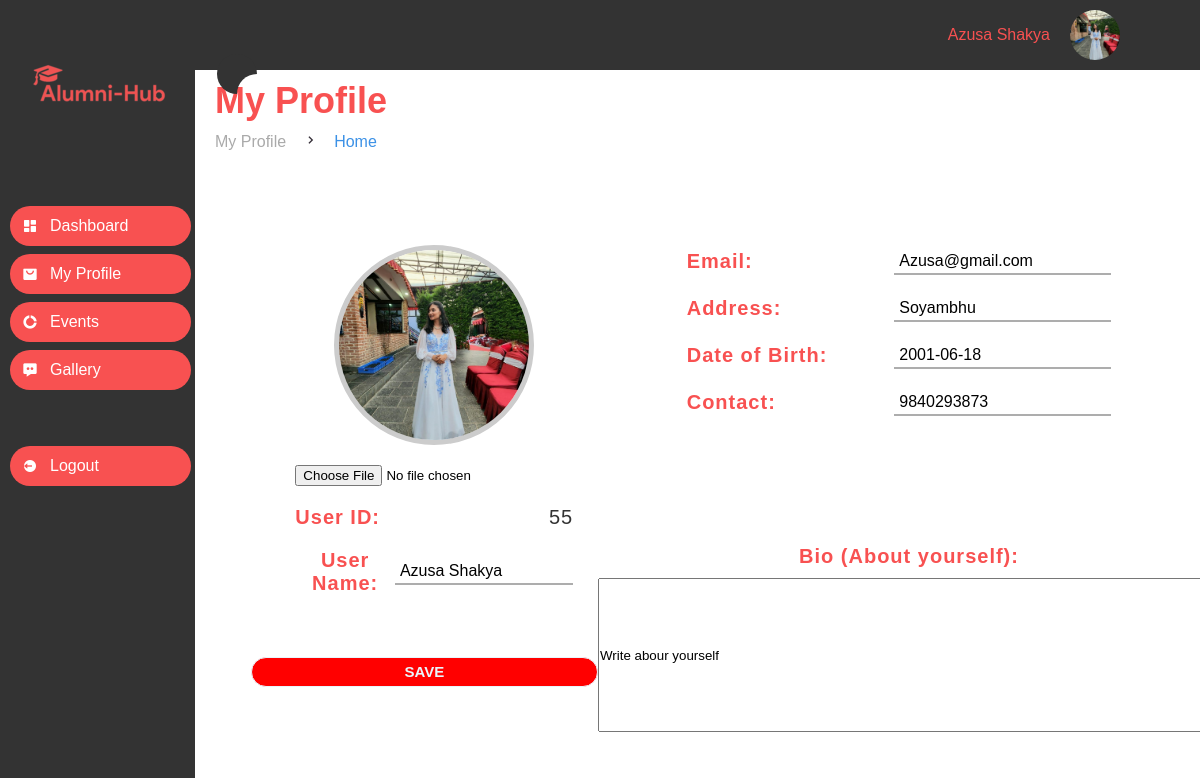
The app's page /DB_Alumni/update_profile.php?std_id=25 (signed in) with its own data.
### tables this page shows
CREATE TABLE `users` (
  `user_id` int(11) NOT NULL,
  `user_name` varchar(40) NOT NULL,
  `email` varchar(40) NOT NULL,
  `password` varchar(300) NOT NULL,
  `reset_token_hash` varchar(200) DEFAULT NULL,
  `reset_token_expires_at` datetime DEFAULT NULL,
  `address` varchar(40) NOT NULL,
  `DOB` date NOT NULL,
  `phone_no` varchar(15) NOT NULL,
  `bio` varchar(500) NOT NULL DEFAULT 'Write about Yourself:',
  `image` varchar(200) NOT NULL,
  `status` varchar(20) NOT NULL DEFAULT 'pending'
);

CREATE TABLE `students` (
  `std_id` int(11) NOT NULL,
  `faculty_id` int(11) DEFAULT NULL,
  `course_id` int(11) DEFAULT NULL,
  `batch_id` int(11) DEFAULT NULL,
  `user_id` int(11) DEFAULT NULL
);

### DB_Alumni/update_profile.php (the view, shortened to what this page needs)
<?php
require_once('../DB_Alumni/dashboard_template.php');
?>
<?php
if (isset($_GET['std_id'])) {
    $std_id = $_GET['std_id'];
    $sql = "SELECT u.*, s.*, r.*, f.*, c.*, b.*
            FROM users u
            JOIN role_junction rj on rj.user_id = u.user_id
            JOIN role r on rj.role_id = r.role_id
            JOIN students s ON u.user_id = s.user_id
            JOIN faculties f ON s.faculty_id = f.faculty_id
            JOIN courses c ON s.course_id = c.course_id
            JOIN batch b ON s.batch_id = b.batch_id
            WHERE s.std_id = '$std_id'";
    $result = mysqli_query($conn, $sql);
    if (mysqli_num_rows($result) > 0) {
        while ($row = mysqli_fetch_assoc($result)) {
            $record = array(
                "user_id" => $row['user_id'],
                "std_id" => $row['std_id'],
                "role_id" => $row['role_id'],
                "faculty_id" => $row['faculty_id'],
                "course_id" => $row['course_id'],
                "batch_id" => $row['batch_id'],
                "user_name" => $row['user_name'],
                "email" => $row['email'],
                "address" => $row['address'],
                "DOB" => $row['DOB'],
                "phone_no" => $row['phone_no'],
                "bio" => $row['bio'],
                "status" => $row['status'],
                "image" => $row['image'],
                "role" => $row['role'],
                "faculty_name" => $row['faculty_name'],
                "course_name" => $row['course_name'],
                "batch_no" => $row['batch_no'],
            );
        }
    } else {
        echo "No records found!!";
        exit;
    } ?>
    <section class="right-lower">
        <main>
            <div class="head-title">
                <div class="left">
                    <h1>My Profile</h1>
                    <ul class="breadcrumb">
                        <li>
                            <a href="#">My Profile</a>
                        </li>
                        <li><i class='bx bx-chevron-right'></i></li>
                        <li>
                            <a class="active" href="../Landing_pages/index.php">Home</a>
                        </li>
                    </ul>
                </div>
            </div>
            <form action="../alumni_registration/updateAlumni.php" method="post" enctype="multipart/form-data">
                <section class="profile-main">
                    <section class="row">
                        <div class="field1">
                            <img src="<?php echo "../images/profile/" . $record['image']; ?>" alt="" class="Profile-img">
                        </div>
                        <div class="field">
                            <input type="file" id="image" name="image">
                        </div>
                        <div class="field">
                            <label>User ID:</label>
                            <span>
                                <?= $record['user_id'] ?>
                            </span>
                        </div>
                        <div class="field">
                            <label>User Name:</label>
                            <span>
                                <div class="text_p">
                                    <input type="text" name="user_name" value="<?= $record['user_name'] ?>" required />
                                </div>
                            </span>
                        </div>
                        <input type="submit" value="SAVE" class="edit-profile" />
                    </section>
                    <section class="profile-right">
                        <section class="additional-info">
                            <div class="field">
                                <label>Email:</label>
                                <span>
                                    <div class="text_p">
                                        <input type="email" name="email" value="<?= $record['email'] ?>" required />
                                    </div>
                                </span>
                            </div>
                            <div class="field">
                                <label>Address:</label>
                                <span>
                                    <div class="text_p">
                                        <input type="text" name="address" value="<?= $record['address'] ?>" required />
                                    </div>
                                </span>
                            </div>
                            <div class="field">
                                <label>Date of Birth:</label>
                                <span>
                                    <div class="text_p">
                                        <input type="text" name="DOB" value="<?= $record['DOB'] ?>" required />
                                    </div>
                                </span>
                            </div>
                            <div class="field">
                                <label>Contact:</label>
                                <span>
                                    <div class="text_p">
                                        <input type="text" name="phone_no" value="<?= $record['phone_no'] ?>" required />
                                    </div>
                                </span>
                            </div>
                        </section>
                        <section class="Bio">
                            <div class="Bio-field">
                                <label style="margin-bottom: 10px;">Bio (About yourself):</label>
                                <span>
                                    <input type="text" name="bio" value="<?= $record['bio'] ?>" class="custom-input">
                                </span>
                            </div>
                        </section>
                    </section>
                </section>
            </form>
        </main>
    </section>
    </section>
    </section>
    </div>
    </body>
    </html>
<?php } ?>

### DB_Alumni/Dashboard_template.php (shortened to what this page needs)
<!DOCTYPE html>
<html lang="en">
<head>
    <link rel="stylesheet" href="Dashboard.css">
    <link rel='stylesheet' href='https://unpkg.com/boxicons@2.0.9/css/boxicons.min.css'>
    <link rel="stylesheet" href="style.css">
</head>
<body>
    <div class="dashboard">
        <section id="sidebar">
            <div class="icon1">
                <a href="../Landing_pages/index.php"><img src="../images/newlogo.png" alt="Logo1">
                </a>
            </div>
            <ul class="side-menu top">
                <li>
                    <a href="Dashboard.php">
                        <i class='bx bxs-dashboard'></i>
                        <span class="text">Dashboard</span>
                    </a>
                </li>
                <li>
                    <a href="Dashboard_profile.php">
                        <i class='bx bxs-shopping-bag-alt'></i>
                        <span class="text">My Profile</span>
                    </a>
                </li>
                <li>
                    <a href="Dashboard_events.php">
                        <i class='bx bxs-doughnut-chart'></i>
                        <span class="text">Events</span>
                    </a>
                </li>
                <li>
                    <a href="../Landing_pages/Gallery.php">
                        <i class='bx bxs-message-dots'></i>
                        <span class="text">Gallery</span>
                    </a>
                </li>
            </ul>
            <ul class="side-menu">
                <li>
                    <a href="../logout.php" class="logout">
                        <i class='bx bxs-log-out-circle'></i>
                        <span class="text">Logout</span>
                    </a>
                </li>
            </ul>
        </section>
        <?php
        include "../connect.php";
        $userId = $_SESSION['user_id'];
        $sql = "SELECT u.*, s.*, r.*, f.*, c.*, b.*
                FROM users u
                JOIN role_junction rj on rj.user_id = u.user_id
                JOIN role r on rj.role_id = r.role_id
                JOIN students s on s.user_id = u.user_id
                JOIN faculties f on f.faculty_id = s.faculty_id
                JOIN courses c on c.course_id = s.course_id
                JOIN batch b on b.batch_id = s.batch_id
                WHERE u.user_id = '$userId'";
        $result = mysqli_query($conn, $sql);
        if ($result) {
            if (mysqli_num_rows($result) > 0) {
                $row = mysqli_fetch_assoc($result);
            } else {
                echo "No user found";
            }
        } else {
            echo "error executing sql query" . mysqli_error($conn);
        }
        ?>
        <section class="main">
            <section class="right-upper">
                <div class="right_about">
                    <div>
                        <p>
                            <?php echo $_SESSION['username']; ?>
                        </p>
                    </div>
                    <div class="profile">
                        <img src="<?php echo "../images/profile/" . $row['image']; ?>" alt="Avatar" class="avatar">
                    </div>
                </div>
            </section>
            <section class="content">

### Landing_pages/style.css (style rules this page uses)
* { margin: 0; padding: 0; box-sizing: border-box; font-family: 'poppins', sans-serif; }
body { font-family: montserrat; background: white; height: 100vh; }
input[type="submit"] { width: 100%; height: 30px; border: 1px solid; background: red; color: #e9f4fb; border-radius: 25px; font-size: 15px; font-weight: 700; cursor: pointer; transition: .3s; outline: none; }
a { text-decoration: none; }
* { scroll-behavior: smooth; }
ul { list-style: none; }
.row { display: flex; flex-wrap: wrap; justify-content: center; }

### records on screen
users: image (picture), students.user_id "55", user_name "Azusa Shakya", email "Azusa@gmail.com", address "Soyambhu", DOB "2001-06-18", phone_no "9840293873", bio "Write abour yourself"

### other values on screen
$_SESSION['username'] "Azusa Shakya"
